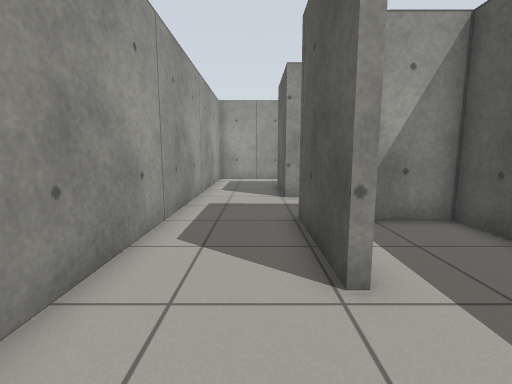
View 1 (above)

16 first-person views from a walk through a Gazebo world. The camera is 0.86 m above the floor, tilts 8° down and sees 85° across. The floor is counted in squares, 0.5 m on a side. Each view is taken from the middle of a square. On the plan, view 1 faces up. The plan holds only what a view shows up to about 15 squares ahead; the rest is blank.

View 2
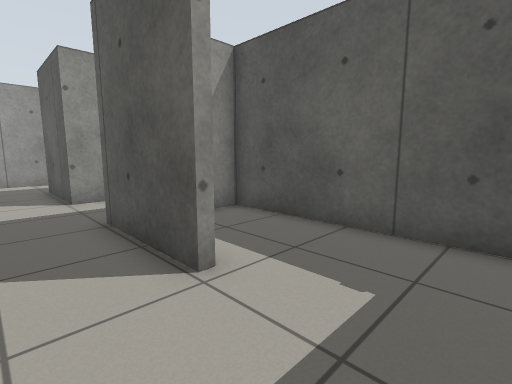

View 3
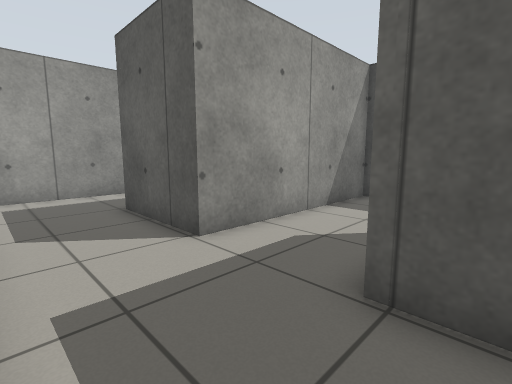

View 4
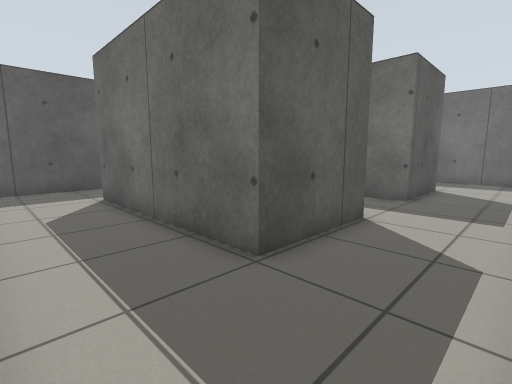

View 5
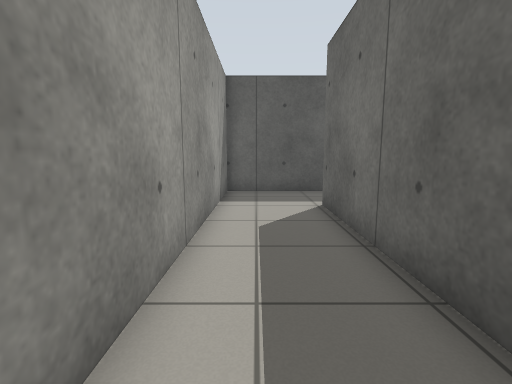

View 6
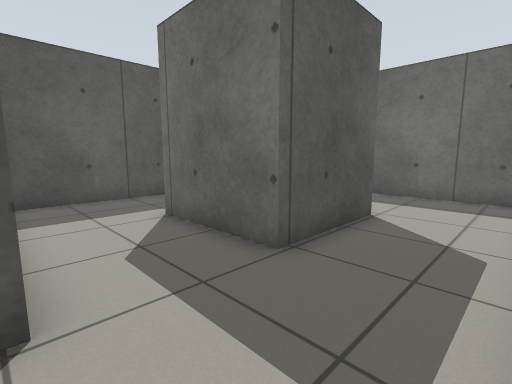

View 7
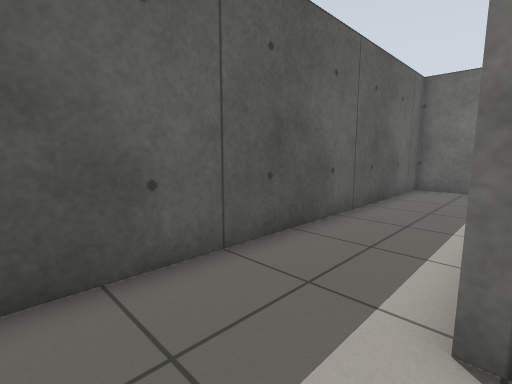

View 8
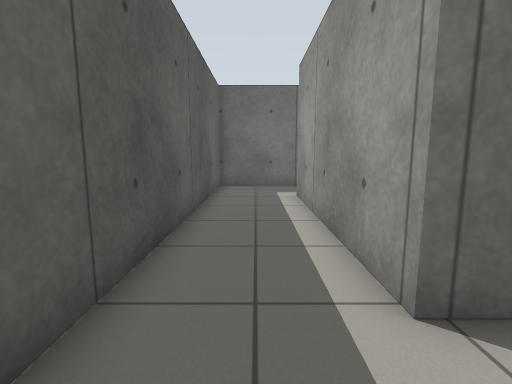

View 9
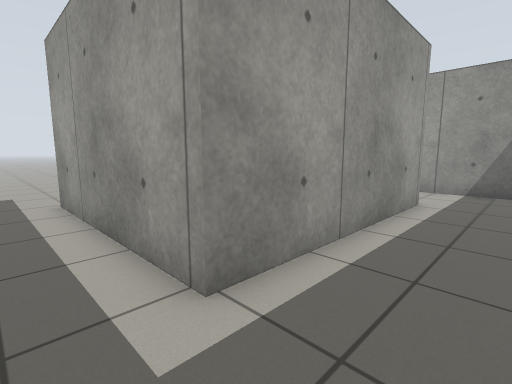

View 10
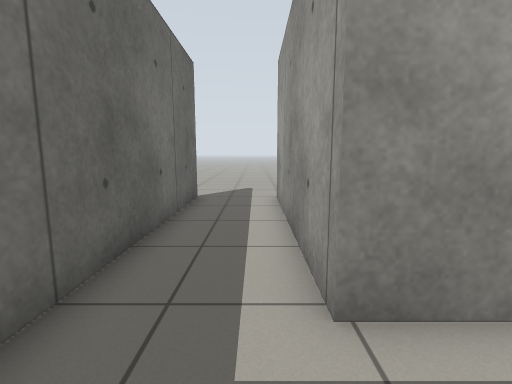

View 11
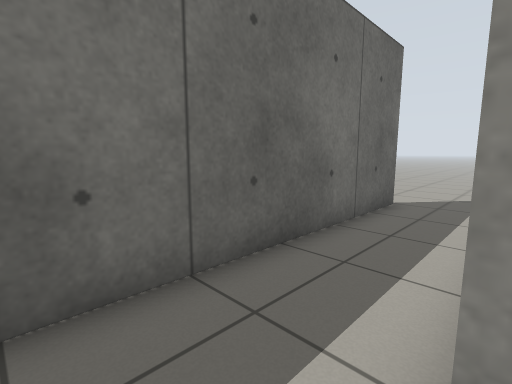

View 12
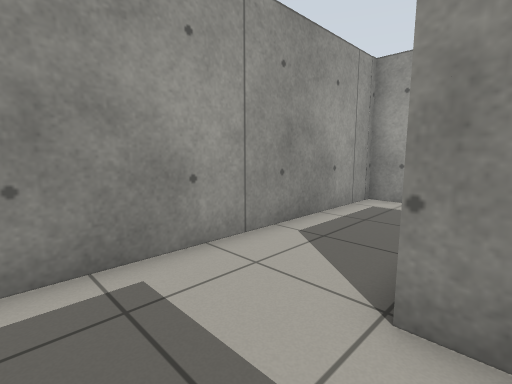

View 13
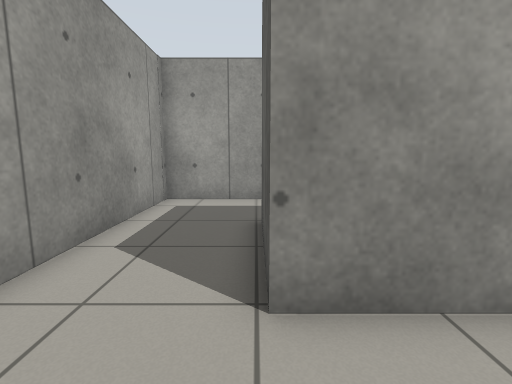

View 14
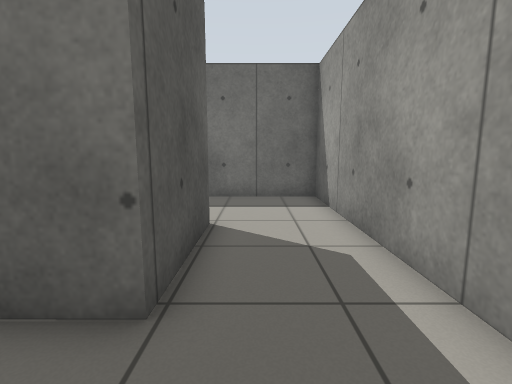

View 15
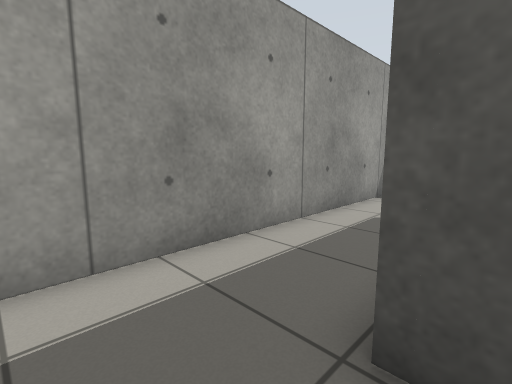

View 16
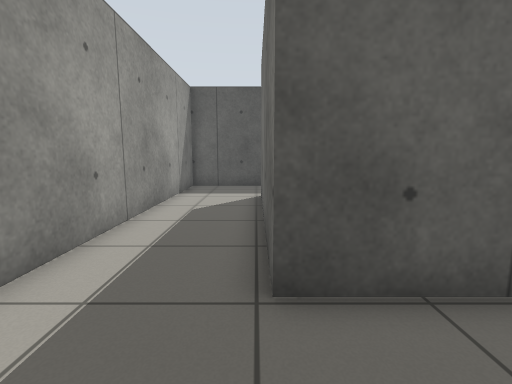

### Floor plan
Points are (right, up) in squares from view 1. A wall is a line through its corners. A room is listed if a view was taken in it or the views show most of it. See-through windows are left out.
Room 1 (views 1, 2, 3, 4, 5, 6, 7, 8, 9, 10, 11, 12, 13, 14, 15, 16)
walls: (1.1, 3.2) (1.1, 7.3) (5.4, 7.3) (5.4, -1.2) (-2.8, -1.2); (12.6, 13.8) (12.6, 18.3) (-2.3, 18.3) (-2.3, -0.9) (1.4, -0.9); (-2.9, -4.3) (8.8, -4.3) (8.8, 10.8) (1.1, 10.8) (1.1, 14.8) (9.2, 14.8)
ways out: opening at (1, 1.5) to room 2; opening at (-3.5, -4); opening at (11, 15)
Room 2 (no view inside)
walls: (5.1, 0.1) (5.1, 7) (2.9, 7); (1.4, -0.9) (2.9, -0.9)
ways out: opening at (1, 1.5) to room 1

Positions as (right, up) in squares from view 1, and headings:
1: (0, 0), facing up
2: (-1, 0), facing up-right
3: (-2, 6), facing up-right
4: (-2, 18), facing down-right
5: (0, 17), facing right
6: (-2, 11), facing down-right
7: (5, 10), facing down-right
8: (7, 10), facing down
9: (8, -3), facing up-left
10: (8, -2), facing left
11: (7, -1), facing down-left
12: (2, 8), facing up-left
13: (1, 8), facing up
14: (0, 10), facing down
15: (-1, 14), facing up-right
16: (-2, 15), facing right
